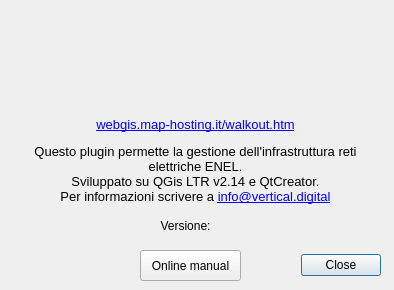
<?xml version="1.0" encoding="UTF-8"?>
<ui version="4.0">
 <class>ProgettoFTTHDockWidgetBase</class>
 <widget class="QDialog" name="ProgettoFTTHDockWidgetBase">
  <property name="geometry">
   <rect>
    <x>0</x>
    <y>0</y>
    <width>394</width>
    <height>290</height>
   </rect>
  </property>
  <property name="windowTitle">
   <string>ProgettoFTTH</string>
  </property>
  <widget class="QDialogButtonBox" name="button_box">
   <property name="geometry">
    <rect>
     <x>300</x>
     <y>250</y>
     <width>81</width>
     <height>31</height>
    </rect>
   </property>
   <property name="orientation">
    <enum>Qt::Horizontal</enum>
   </property>
   <property name="standardButtons">
    <set>QDialogButtonBox::Close</set>
   </property>
  </widget>
  <widget class="QWidget" name="layoutWidget">
   <property name="geometry">
    <rect>
     <x>0</x>
     <y>0</y>
     <width>2</width>
     <height>2</height>
    </rect>
   </property>
   <layout class="QVBoxLayout" name="verticalLayout"/>
  </widget>
  <widget class="QLabel" name="label">
   <property name="geometry">
    <rect>
     <x>10</x>
     <y>10</y>
     <width>361</width>
     <height>91</height>
    </rect>
   </property>
   <property name="text">
    <string/>
   </property>
   <property name="pixmap">
    <pixmap>:/plugins/ProgettoFTTH/VERTICAL_SOLUTIONS.png</pixmap>
   </property>
   <property name="scaledContents">
    <bool>true</bool>
   </property>
  </widget>
  <widget class="QLabel" name="label_version">
   <property name="geometry">
    <rect>
     <x>10</x>
     <y>210</y>
     <width>351</width>
     <height>31</height>
    </rect>
   </property>
   <property name="text">
    <string>Versione:</string>
   </property>
   <property name="alignment">
    <set>Qt::AlignCenter</set>
   </property>
  </widget>
  <widget class="QLabel" name="label_version_2">
   <property name="geometry">
    <rect>
     <x>10</x>
     <y>110</y>
     <width>371</width>
     <height>101</height>
    </rect>
   </property>
   <property name="font">
    <font>
     <pointsize>10</pointsize>
    </font>
   </property>
   <property name="text">
    <string>&lt;html&gt;&lt;head/&gt;&lt;body&gt;&lt;p&gt;&lt;a href=&quot;http://webgis.map-hosting.it/walkout.htm&quot;&gt;&lt;span style=&quot; text-decoration: underline; color:#0000ff;&quot;&gt;webgis.map-hosting.it/walkout.htm&lt;/span&gt;&lt;/a&gt;&lt;/p&gt;&lt;p&gt;Questo plugin permette la gestione dell'infrastruttura reti elettriche ENEL.&lt;br/&gt;Sviluppato su QGis LTR v2.14 e QtCreator.&lt;br/&gt;Per informazioni scrivere a &lt;a href=&quot;mailto:info@vertical.digital&quot;&gt;&lt;span style=&quot; text-decoration: underline; color:#0000ff;&quot;&gt;info@vertical.digital&lt;/span&gt;&lt;/a&gt;&lt;/p&gt;&lt;/body&gt;&lt;/html&gt;</string>
   </property>
   <property name="textFormat">
    <enum>Qt::RichText</enum>
   </property>
   <property name="scaledContents">
    <bool>false</bool>
   </property>
   <property name="alignment">
    <set>Qt::AlignCenter</set>
   </property>
   <property name="wordWrap">
    <bool>true</bool>
   </property>
   <property name="openExternalLinks">
    <bool>true</bool>
   </property>
   <property name="textInteractionFlags">
    <set>Qt::TextBrowserInteraction</set>
   </property>
  </widget>
  <widget class="QPushButton" name="help_btn">
   <property name="geometry">
    <rect>
     <x>140</x>
     <y>250</y>
     <width>101</width>
     <height>31</height>
    </rect>
   </property>
   <property name="text">
    <string>Online manual</string>
   </property>
  </widget>
  <zorder>layoutWidget</zorder>
  <zorder>button_box</zorder>
  <zorder>label</zorder>
  <zorder>label_version</zorder>
  <zorder>label_version_2</zorder>
  <zorder>help_btn</zorder>
 </widget>
 <resources/>
 <connections>
  <connection>
   <sender>button_box</sender>
   <signal>accepted()</signal>
   <receiver>ProgettoFTTHDockWidgetBase</receiver>
   <slot>accept()</slot>
   <hints>
    <hint type="sourcelabel">
     <x>20</x>
     <y>20</y>
    </hint>
    <hint type="destinationlabel">
     <x>20</x>
     <y>20</y>
    </hint>
   </hints>
  </connection>
  <connection>
   <sender>button_box</sender>
   <signal>rejected()</signal>
   <receiver>ProgettoFTTHDockWidgetBase</receiver>
   <slot>reject()</slot>
   <hints>
    <hint type="sourcelabel">
     <x>20</x>
     <y>20</y>
    </hint>
    <hint type="destinationlabel">
     <x>20</x>
     <y>20</y>
    </hint>
   </hints>
  </connection>
 </connections>
</ui>
